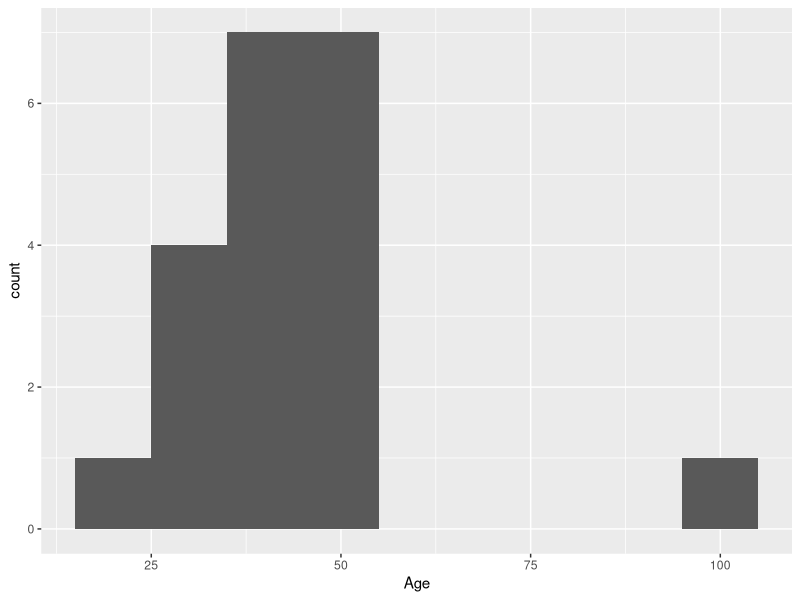
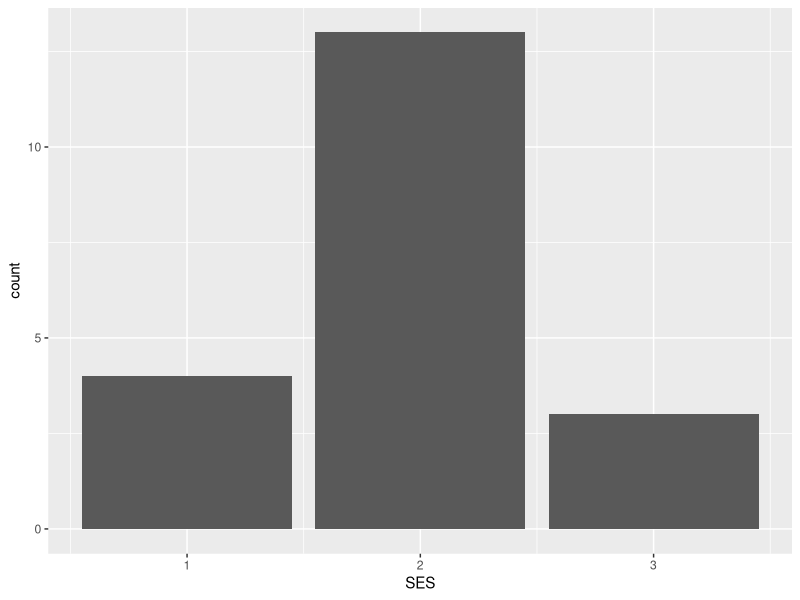
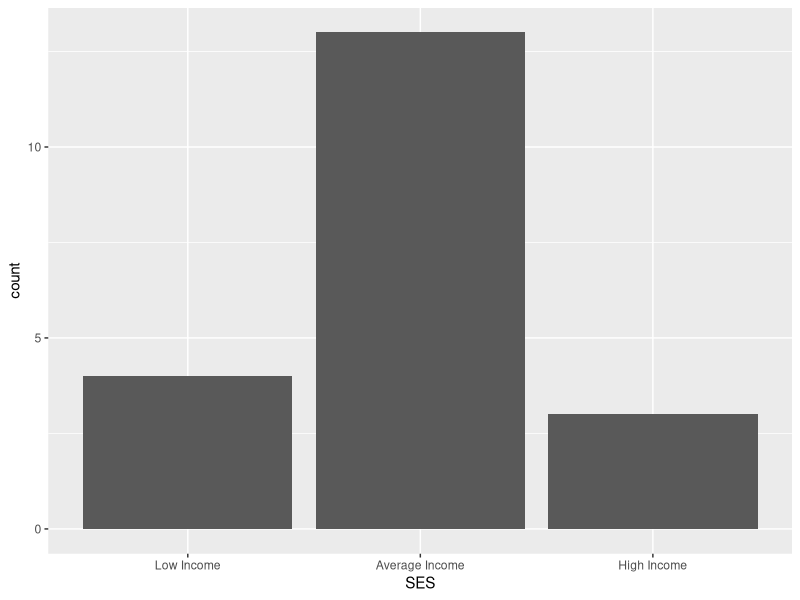
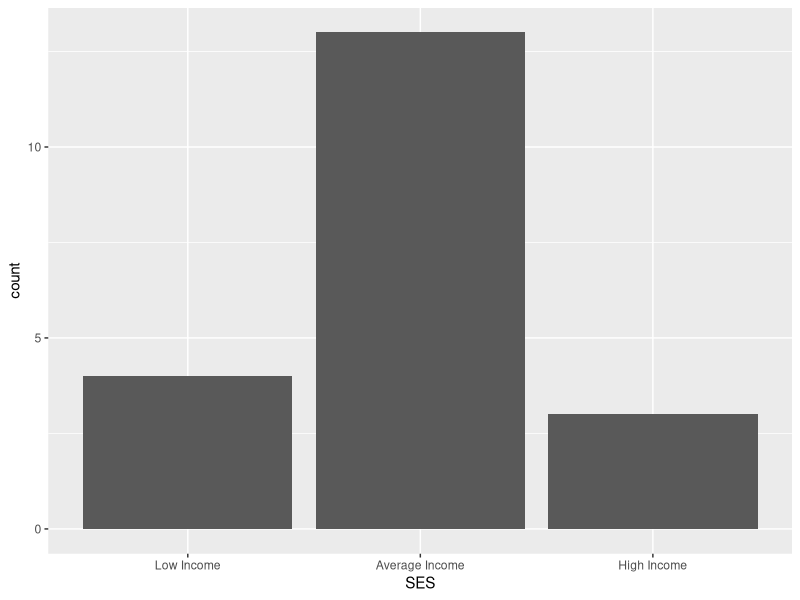
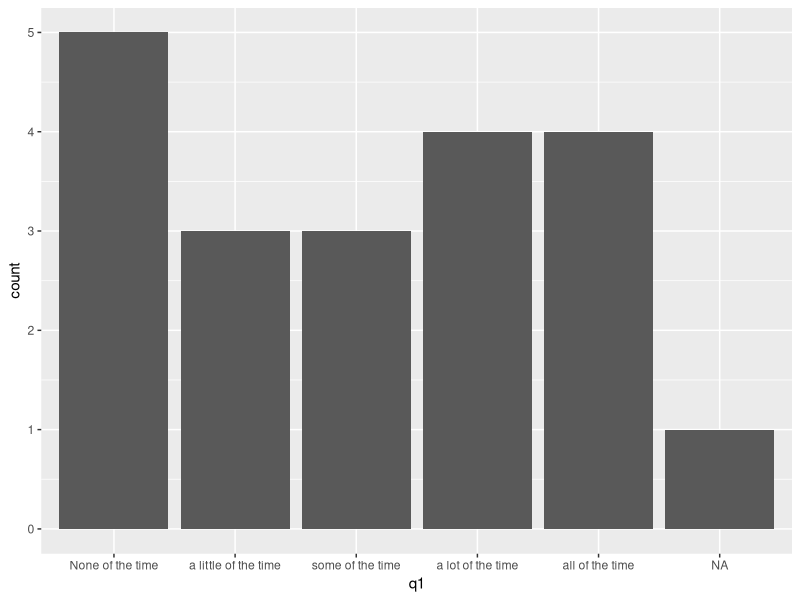
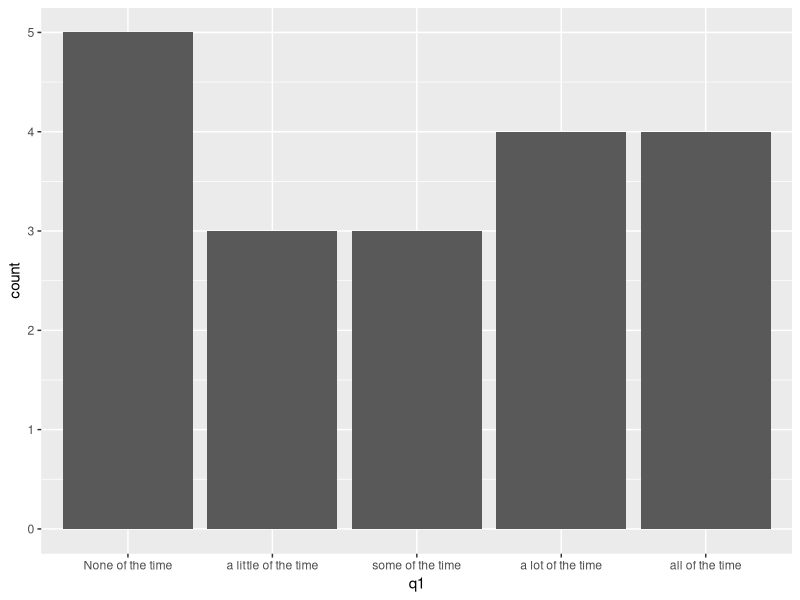

These figures' R source, in order:
## ---- chunk 1
knitr::opts_chunk$set(echo = TRUE)
## ---- chunk 2
library(tidyverse)
library(readxl)

dat <- read_excel("Dataset_02_fixq2.xlsx")
## ---- chunk 3
summary(dat)
## ---- chunk 4
dat %>%
  ggplot() + 
  geom_histogram(mapping = aes(x = Age), 
                 binwidth = 10)

dat %>%
  ggplot() +
  geom_bar(mapping = aes(x = SES))
## ---- chunk 5
library(forcats)

sesLabels <- c("Low Income","Average Income", "High Income")
sesLevels <- c(1,2,3)

dat$SES <- factor(dat$SES, 
                  levels = sesLevels, 
                  labels = sesLabels)

# redo bar plot

dat %>%
  ggplot() +
  geom_bar(mapping = aes(x = SES))

# another way to do the bar plot

dat %>%
  ggplot(aes(SES)) +
  geom_bar()

# add Likert coding for q1-q5

qLevels <- c(1,2,3,4,5) 
qLabels <- c("None of the time","a little of the time","some of the time",
             "a lot of the time","all of the time") 

# apply to all 5 questions - example for q1

dat$q1 <- factor(dat$q1, 
                 levels = qLevels, 
                 labels = qLabels)

summary(dat$q1)

dat %>%
  ggplot(aes(q1)) +
  geom_bar()

# remove NAs and replot

dat %>%
  subset(!is.na(q1)) %>%
  ggplot(aes(q1)) +
  geom_bar()

